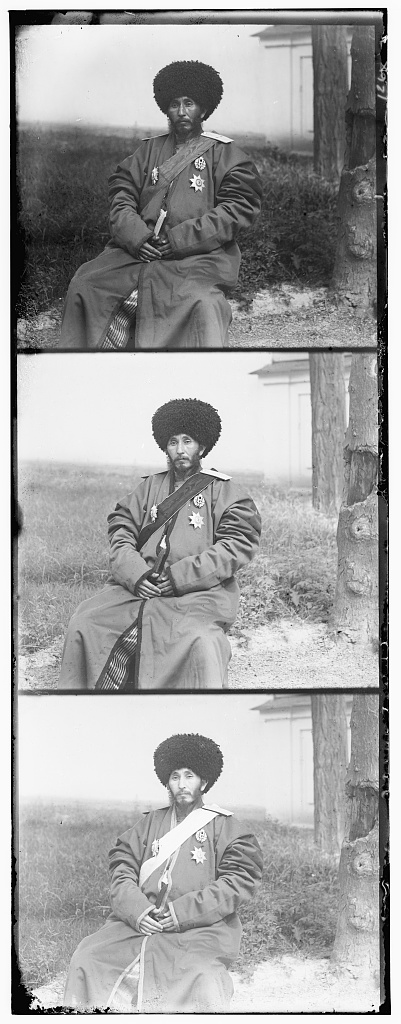
%> input picture images-jpg/00106v.jpg, 401 x 1024 px
$ octave --eval "result = crop_image(imread('images-jpg/00106v.jpg'));"   (GNU Octave 9; MATLAB toolbox functions it lacks are replaced by stand-ins)
%> lines starting %> are read from the running program, lines starting %| are printed output that depends on the picture; in (x1, y1, x2, y2) boxes, pixels count from 0 and x2, y2 are one past the last pixel; in counts of white or black regions, pixels touching at a corner belong together; the program's own positions count from 1
function cropped_image = crop_image(img, threshold)
% Crop unwanted borders from image img

[h w c] = size(img);
%> h = 1024; w = 401; c = 1

% Only use the top- and left-most tenth of the image, and assume that the
% corresponding borders on the other sides are roughly the same. This is to
% increase performance. One could, of course, be very thorough and examine
% more of the corners.
c_img = img(1:floor(h/10), 1:floor(w/10), :);
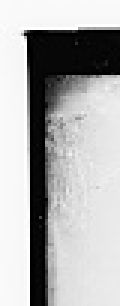
%> c_img: size 102x40 uint8 (shown 3 times larger); min 0, max 255, mean 175.5

vert = 0;
horz = 0;

for i = 1:c
    % Find edges
    % Use Matlab's edge function with the canny method. This finds the local
    % maxima of the gradient. In other words, where the difference between
    % neighbouring values peak.
    tmp_e = edge(c_img(:,:,i), 'canny', 0.1);

    % Find mean value and mask the values.
    tmp_ver_ave = mean(tmp_e, 1);
    tmp_hor_ave = mean(tmp_e, 2);

    if nargin < 2
        threshold = 3*mean(tmp_hor_ave);
    end
    tmp_ver_mask = tmp_ver_ave > threshold;
    tmp_hor_mask = tmp_hor_ave > threshold;

    % Find last values. Semi-ugly.
    tmp_vert = find(tmp_ver_mask, 1, 'last');
    tmp_horz = find(tmp_hor_mask, 1, 'last');

    if tmp_vert > vert
        vert = tmp_vert;
    end
    if tmp_horz > horz
        horz = tmp_horz;
    end
end
%> this loop made 1 pass
%> (threshold, tmp_vert, tmp_horz, vert, horz) on pass 1: (0.183, 16, 26, 16, 26)
%> pass 1, in crop_image, `tmp_e = edge(c_img(:,:,i), 'canny', 0.1);`:
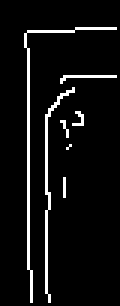
%> tmp_e: size 102x40 logical (shown 3 times larger); 6.1% white in thin lines or dots, all inside (x1, y1, x2, y2) = (8, 9, 39, 101)

cropped_image = imcrop(img, [horz vert (w-2*horz) (h-2*vert)]);
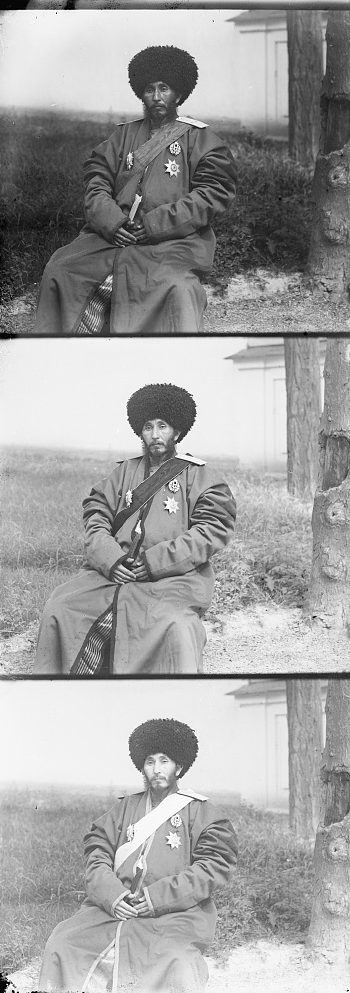
%> cropped_image: size 993x350 uint8; min 0, max 255, mean 161.9

$ run again, on images-jpg/00172v.jpg
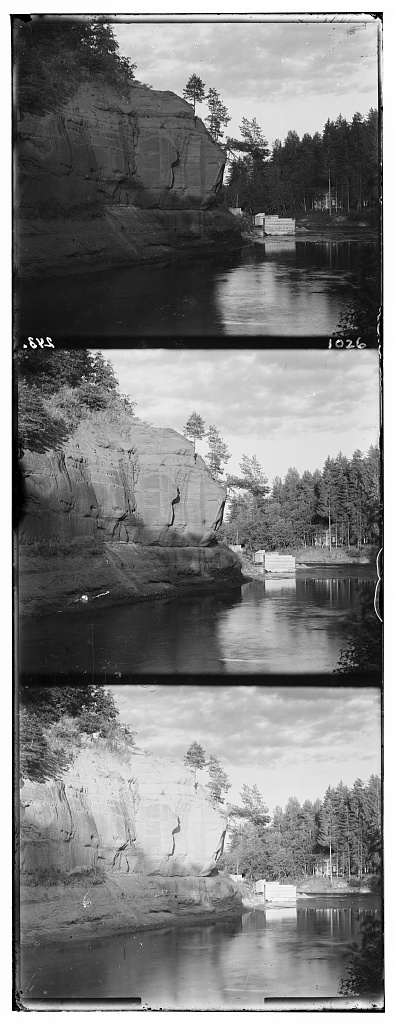
%> input picture images-jpg/00172v.jpg, 396 x 1024 px
%> the loop in crop_image, `for i = 1:c` made 1 pass
%> (threshold, tmp_vert, tmp_horz, vert, horz) on pass 1: (0.187, 18, 20, 18, 20)
%> pass 1, in crop_image, `tmp_e = edge(c_img(:,:,i), 'canny', 0.1);`:
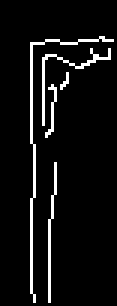
%> tmp_e: size 102x39 logical (shown 3 times larger); 6.2% white in thin lines or dots, all inside (x1, y1, x2, y2) = (10, 12, 38, 101)
%> in crop_image, `cropped_image = imcrop(img, [horz vert (w-2*horz) (h-2*vert)]);`:
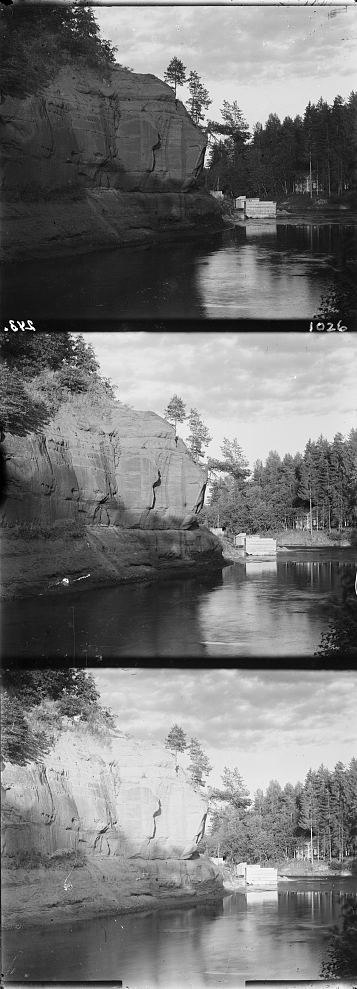
%> cropped_image: size 989x357 uint8; min 0, max 255, mean 118.2

$ run again, on images-jpg/00963v.jpg
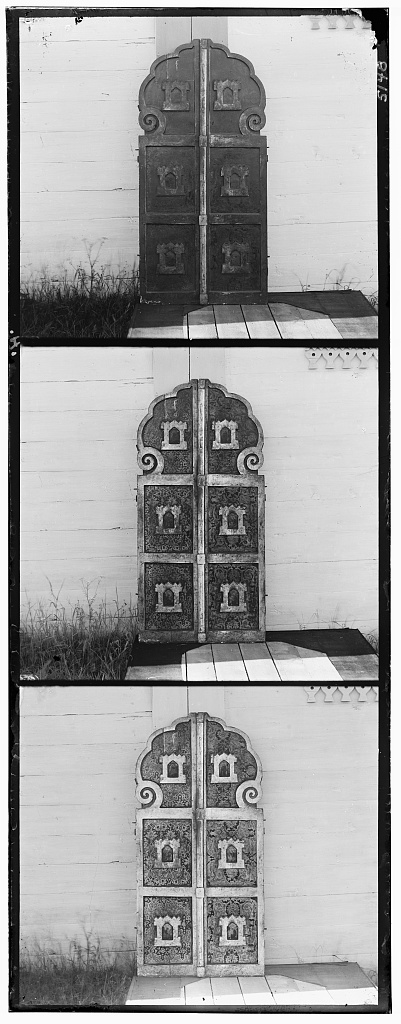
%> input picture images-jpg/00963v.jpg, 401 x 1024 px
%> the loop in crop_image, `for i = 1:c` made 1 pass
%> (threshold, tmp_vert, tmp_horz, vert, horz) on pass 1: (0.208, 20, 18, 20, 18)
%> pass 1, in crop_image, `tmp_e = edge(c_img(:,:,i), 'canny', 0.1);`:
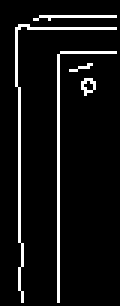
%> tmp_e: size 102x40 logical (shown 3 times larger); 6.9% white in thin lines or dots, all inside (x1, y1, x2, y2) = (5, 5, 39, 101)
%> in crop_image, `cropped_image = imcrop(img, [horz vert (w-2*horz) (h-2*vert)]);`:
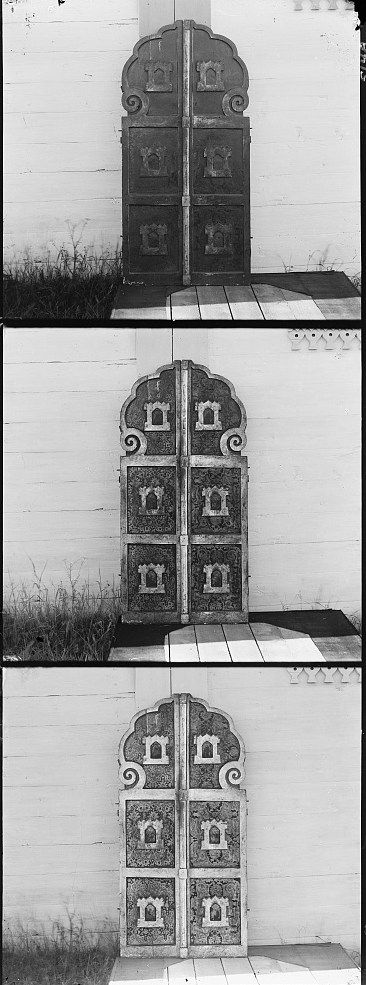
%> cropped_image: size 985x366 uint8; min 0, max 255, mean 160.7

$ run again, on images-jpg/01043v.jpg
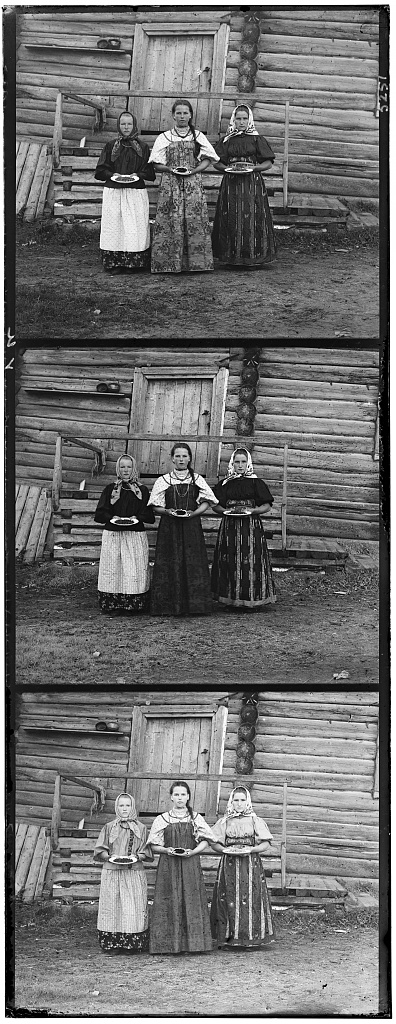
%> input picture images-jpg/01043v.jpg, 396 x 1024 px
%> the loop in crop_image, `for i = 1:c` made 1 pass
%> (threshold, tmp_vert, tmp_horz, vert, horz) on pass 1: (0.477, 17, 67, 17, 67)
%> pass 1, in crop_image, `tmp_e = edge(c_img(:,:,i), 'canny', 0.1);`:
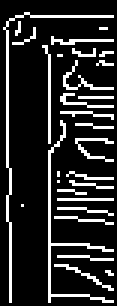
%> tmp_e: size 102x39 logical (shown 3 times larger); 15.9% white in thin lines or dots
%> in crop_image, `cropped_image = imcrop(img, [horz vert (w-2*horz) (h-2*vert)]);`:
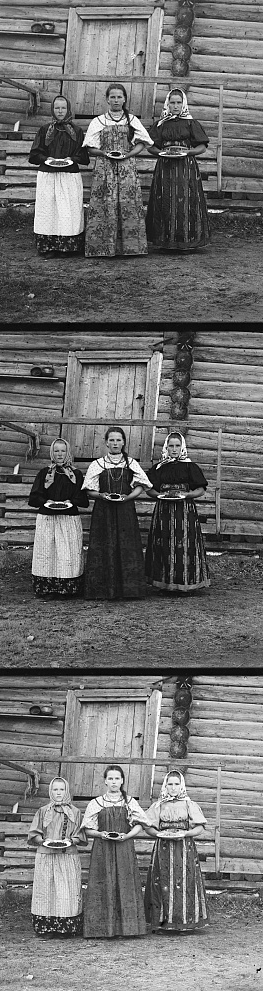
%> cropped_image: size 991x263 uint8; min 0, max 255, mean 111
